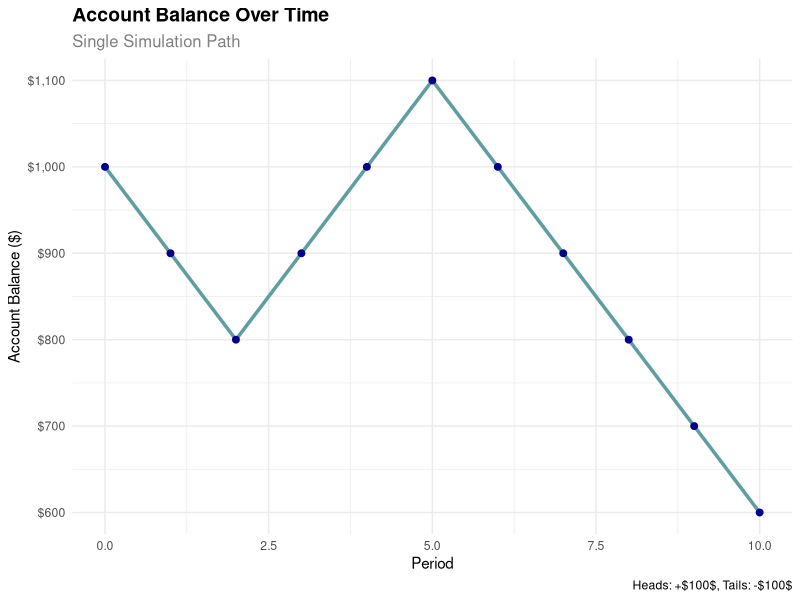
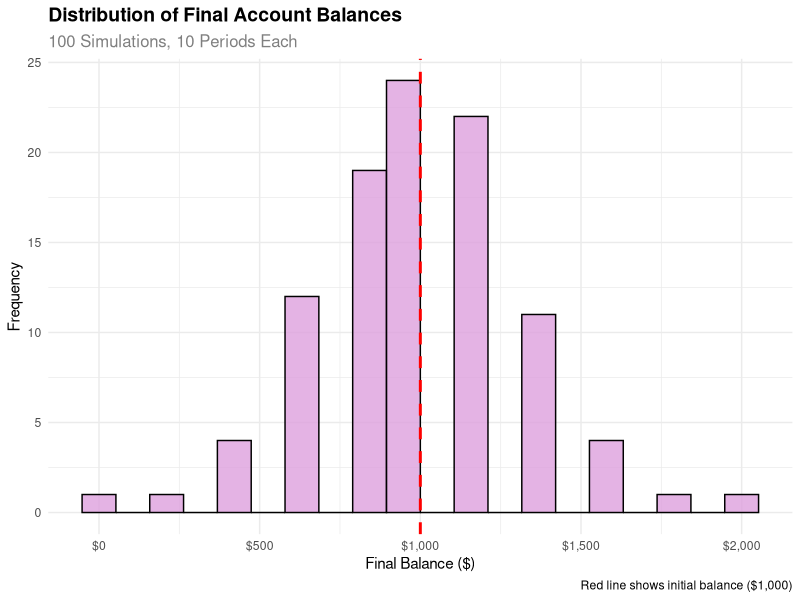

Write R code to recreate these figures, in order.
## ---- chunk 1
#| label: simple-sim-r
#| fig-cap: R simulation of coin flip game
#| echo: true

suppressPackageStartupMessages(library(tidyverse))

# Set seed for reproducibility
set.seed(123)

# Number of simulations
n_sims <- 10

# Create simulation data
sim_data <- tibble(
  sim_num = 1:n_sims,
  coin_flip = rbinom(n = n_sims, size = 1, prob = 0.5)
) %>%
  mutate(
    winnings = if_else(coin_flip == 1, 100, -100)
  )

# Display results
sim_data
## ---- chunk 2
#| label: timeseries-sim-r
#| fig-cap: R time-series simulation of account balance
#| echo: true

suppressPackageStartupMessages(library(tidyverse))
suppressPackageStartupMessages(library(ggplot2))

# Set seed for reproducibility
set.seed(456)

# Parameters
initial_balance <- 1000
n_periods <- 10
n_sims <- 1  # Start with one simulation

# Simulate one path
simulate_path <- function(initial, periods) {
  balance <- initial
  path <- numeric(periods + 1)
  path[1] <- initial
  
  for (i in 1:periods) {
    coin_flip <- rbinom(1, 1, 0.5)
    if (coin_flip == 1) {
      balance <- balance + 100
    } else {
      balance <- balance - 100
    }
    path[i + 1] <- balance
  }
  
  return(path)
}

# Run simulation
time_series_data <- tibble(
  period = 0:n_periods,
  balance = simulate_path(initial_balance, n_periods)
)

# Create time series plot
ggplot(time_series_data, aes(x = period, y = balance)) +
  geom_line(color = "cadetblue", linewidth = 1.2) +
  geom_point(color = "darkblue", size = 2) +
  labs(
    title = "Account Balance Over Time",
    subtitle = "Single Simulation Path",
    x = "Period",
    y = "Account Balance ($)",
    caption = "Heads: +$100$, Tails: -$100$"
  ) +
  scale_y_continuous(labels = scales::dollar_format()) +
  theme_minimal() +
  theme(
    plot.title = element_text(size = 14, face = "bold"),
    plot.subtitle = element_text(size = 12, color = "gray50")
  )

# Show the data
time_series_data
## ---- chunk 3
#| label: distribution-sim-r
#| fig-cap: R probability distribution of final balances
#| echo: true

suppressPackageStartupMessages(library(tidyverse))
suppressPackageStartupMessages(library(ggplot2))

# Set seed for reproducibility
set.seed(789)

# Parameters
initial_balance <- 1000
n_periods <- 10
n_sims <- 100  # Multiple simulations

# Simulate multiple paths
simulate_final_balance <- function(initial, periods) {
  balance <- initial
  for (i in 1:periods) {
    coin_flip <- rbinom(1, 1, 0.5)
    if (coin_flip == 1) {
      balance <- balance + 100  # $100 gain
    } else {
      balance <- balance - 100  # $100 loss
    }
  }
  return(balance)
}

# Run multiple simulations
final_balances <- replicate(n_sims, simulate_final_balance(initial_balance, n_periods))

# Create data frame
distribution_data <- tibble(
  sim_num = 1:n_sims,
  final_balance = final_balances
)

# Create histogram
ggplot(distribution_data, aes(x = final_balance)) +
  geom_histogram(bins = 20, fill = "plum", alpha = 0.8, color = "black") +
  geom_vline(xintercept = initial_balance, color = "red", linetype = "dashed", linewidth = 1) +
  labs(
    title = "Distribution of Final Account Balances",
    subtitle = paste("100 Simulations,", n_periods, "Periods Each"),
    x = "Final Balance ($)",
    y = "Frequency",
    caption = "Red line shows initial balance ($1,000)"
  ) +
  scale_x_continuous(labels = scales::dollar_format()) +
  theme_minimal() +
  theme(
    plot.title = element_text(size = 14, face = "bold"),
    plot.subtitle = element_text(size = 12, color = "gray50")
  )

# Summary statistics
summary_stats <- distribution_data %>%
  summarise(
    mean_balance = mean(final_balance),
    median_balance = median(final_balance),
    prob_above_initial = mean(final_balance > initial_balance)
  )

print("Summary Statistics:")
summary_stats
